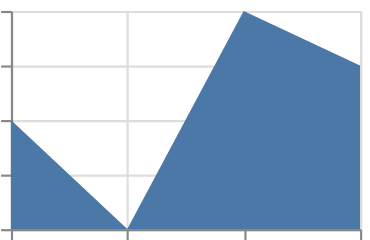

Express this chart as Vega-Lite.
### Vega-Lite specification from a JSON file in a GitHub repository (floating-point values rounded to 4 significant figures)
{"$schema": "https://vega.github.io/schema/vega-lite/v6.json", "padding": 5, "autosize": "none", "data": {"values": [{"c": "A", "x": 1, "y": 2, "s": 3, "t": "2024-01-01"}, {"c": "B", "x": 2, "y": null, "s": 5, "t": "2024-02-01"}, {"c": "C", "x": 3, "y": 4, "s": null, "t": "2024-03-01"}, {"c": "D", "x": 4, "y": 3, "s": 7, "t": "2024-04-01"}]}, "width": 160, "height": 100, "mark": {"type": "area", "invalid": null}, "encoding": {"x": {"field": "x", "type": "quantitative"}, "y": {"field": "y", "type": "quantitative"}}}
